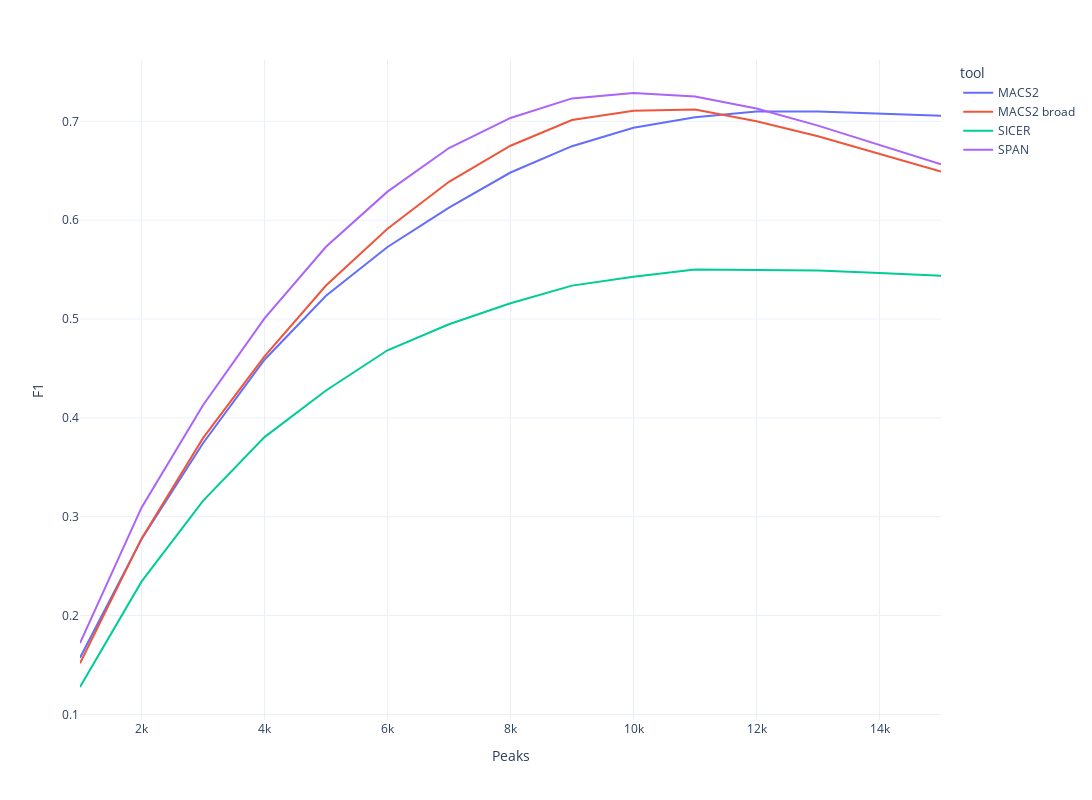

The notebook cell this image was saved under:
### Code cell
import plotly.express as px

fig = px.line(df, x="peaks", y="f1", color="tool")
fig.update_xaxes(title='Peaks')
fig.update_yaxes(title='F1')
fig.layout.template = 'plotly_white'
fig.update_layout(
    autosize=False,
    width=1200,
    height=800,)
fig.show()
# plt.savefig(os.path.expanduser('~/data/2022_GSE26320_k4me3') + '/sens.pdf')

### Figure 1 — Plotly figure (JSON) as saved in the notebook; plotly's stock layout.template omitted (floating-point values rounded to 4 significant figures)
{"data": [{"hovertemplate": "tool=MACS2<br>peaks=%{x}<br>f1=%{y}<extra></extra>", "legendgroup": "MACS2", "line": {"color": "#636efa", "dash": "solid"}, "marker": {"symbol": "circle"}, "mode": "lines", "name": "MACS2", "orientation": "v", "showlegend": true, "x": [1000, 2000, 3000, 4000, 5000, 6000, 7000, 8000, 9000, 10000, 11000, 12000, 13000, 14000, 15000], "xaxis": "x", "y": [0.1574, 0.2773, 0.3744, 0.4588, 0.5235, 0.5729, 0.6127, 0.6482, 0.6749, 0.6935, 0.7042, 0.7101, 0.71, 0.7081, 0.7056], "yaxis": "y", "type": "scatter"}, {"hovertemplate": "tool=MACS2 broad<br>peaks=%{x}<br>f1=%{y}<extra></extra>", "legendgroup": "MACS2 broad", "line": {"color": "#EF553B", "dash": "solid"}, "marker": {"symbol": "circle"}, "mode": "lines", "name": "MACS2 broad", "orientation": "v", "showlegend": true, "x": [1000, 2000, 3000, 4000, 5000, 6000, 7000, 8000, 9000, 10000, 11000, 12000, 13000, 14000, 15000], "xaxis": "x", "y": [0.1518, 0.2778, 0.3795, 0.4623, 0.5339, 0.5913, 0.6389, 0.6754, 0.7014, 0.7107, 0.712, 0.7002, 0.685, 0.6668, 0.6491], "yaxis": "y", "type": "scatter"}, {"hovertemplate": "tool=SICER<br>peaks=%{x}<br>f1=%{y}<extra></extra>", "legendgroup": "SICER", "line": {"color": "#00cc96", "dash": "solid"}, "marker": {"symbol": "circle"}, "mode": "lines", "name": "SICER", "orientation": "v", "showlegend": true, "x": [1000, 2000, 3000, 4000, 5000, 6000, 7000, 8000, 9000, 10000, 11000, 12000, 13000, 14000, 15000], "xaxis": "x", "y": [0.1277, 0.2343, 0.3161, 0.3805, 0.4277, 0.4684, 0.4947, 0.5159, 0.5338, 0.5428, 0.55, 0.5495, 0.5491, 0.5465, 0.5439], "yaxis": "y", "type": "scatter"}, {"hovertemplate": "tool=SPAN<br>peaks=%{x}<br>f1=%{y}<extra></extra>", "legendgroup": "SPAN", "line": {"color": "#ab63fa", "dash": "solid"}, "marker": {"symbol": "circle"}, "mode": "lines", "name": "SPAN", "orientation": "v", "showlegend": true, "x": [1000, 2000, 3000, 4000, 5000, 6000, 7000, 8000, 9000, 10000, 11000, 12000, 13000, 14000, 15000], "xaxis": "x", "y": [0.1722, 0.3092, 0.4128, 0.5007, 0.5731, 0.6289, 0.673, 0.7035, 0.7232, 0.7287, 0.7251, 0.7131, 0.6956, 0.6764, 0.6566], "yaxis": "y", "type": "scatter"}], "layout": {"xaxis": {"anchor": "y", "domain": [0.0, 1.0], "title": {"text": "Peaks"}}, "yaxis": {"anchor": "x", "domain": [0.0, 1.0], "title": {"text": "F1"}}, "legend": {"title": {"text": "tool"}, "tracegroupgap": 0}, "margin": {"t": 60}, "autosize": false, "width": 1200, "height": 800}}
